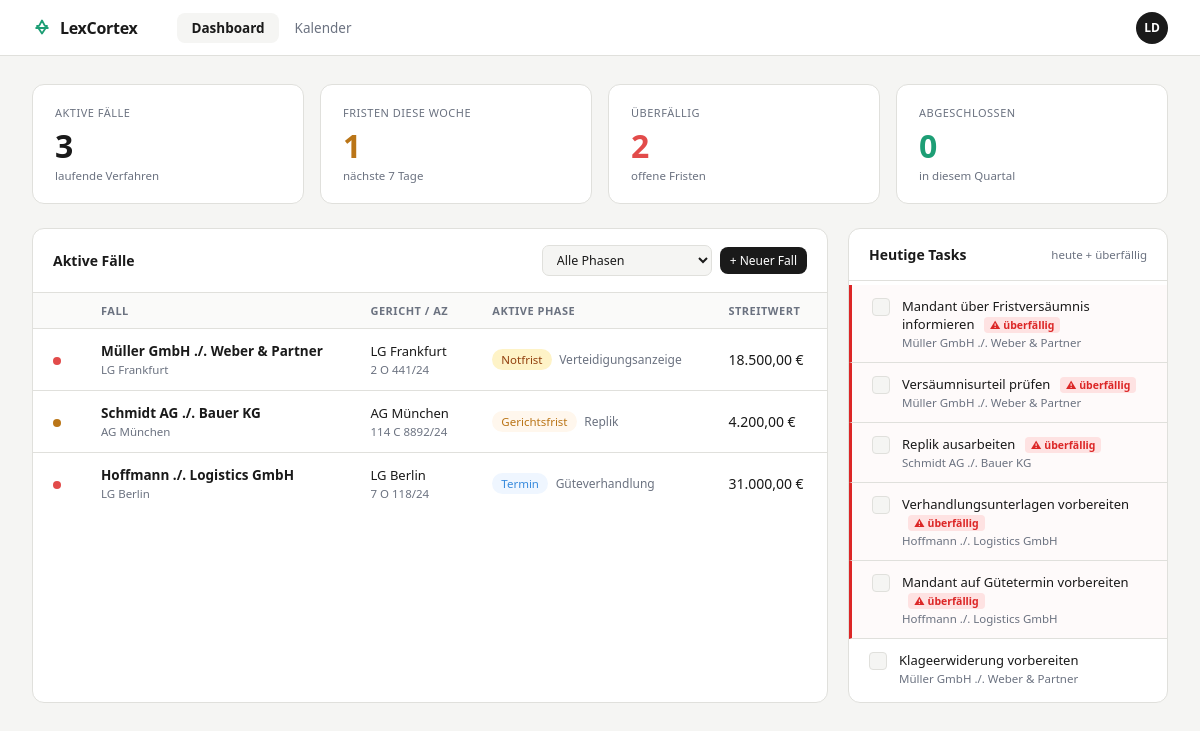
The page / on the database its author committed.
### tables this page shows
CREATE TABLE phases (
  id           INT AUTO_INCREMENT PRIMARY KEY,
  case_id      INT NOT NULL,
  title        VARCHAR(255) NOT NULL,
  phase_date   DATE,
  status       VARCHAR(50) DEFAULT 'pending',
  frist_type   VARCHAR(50),
  notes        TEXT,
  completed_at DATETIME,
  FOREIGN KEY (case_id) REFERENCES cases(id) ON DELETE CASCADE
);

CREATE TABLE cases (
  id           INT AUTO_INCREMENT PRIMARY KEY,
  klaeger      VARCHAR(255) NOT NULL,
  beklagter    VARCHAR(255) NOT NULL,
  gericht      VARCHAR(255) NOT NULL,
  streitwert   DECIMAL(10,2) NOT NULL,
  aktenzeichen VARCHAR(100),
  status       VARCHAR(50) DEFAULT 'aktiv',
  created_at   DATETIME DEFAULT CURRENT_TIMESTAMP
);

CREATE TABLE tasks (
  id           INT AUTO_INCREMENT PRIMARY KEY,
  case_id      INT NOT NULL,
  phase_id     INT,
  beschreibung VARCHAR(255) NOT NULL,
  deadline     DATE NOT NULL,
  start_date   DATE DEFAULT NULL,
  erledigt     BOOLEAN DEFAULT FALSE,
  FOREIGN KEY (case_id)  REFERENCES cases(id)  ON DELETE CASCADE,
  FOREIGN KEY (phase_id) REFERENCES phases(id) ON DELETE SET NULL
);

### index.php (the view, shortened to what this page needs)
<?php
$db = getDB();
$aktive      = $db->query("SELECT COUNT(*) FROM cases WHERE status = 'aktiv'")->fetchColumn();
$abgeschl    = $db->query("SELECT COUNT(*) FROM cases WHERE status = 'abgeschlossen'")->fetchColumn();
$ueberfaellig = $db->query("SELECT COUNT(*) FROM deadlines WHERE deadline_date < CURDATE() AND erledigt = 0")->fetchColumn();
$diese_woche  = $db->query("SELECT COUNT(*) FROM deadlines WHERE deadline_date BETWEEN CURDATE() AND DATE_ADD(CURDATE(), INTERVAL 7 DAY) AND erledigt = 0")->fetchColumn();
$cases = $db->query("
    SELECT c.*,
           p.title      AS phase_title,
           p.frist_type AS phase_frist,
           p.status     AS phase_status,
           p.phase_date AS phase_date
    FROM cases c
    LEFT JOIN phases p ON p.case_id = c.id AND p.status = 'active'
    WHERE c.status = 'aktiv'
    ORDER BY c.created_at DESC
")->fetchAll();
$today_tasks = $db->query("
    SELECT t.*, c.klaeger, c.beklagter,
           DATEDIFF(t.deadline, CURDATE()) AS days_until_deadline
    FROM tasks t
    JOIN cases c ON c.id = t.case_id
    WHERE t.start_date <= CURDATE() AND t.erledigt = 0
    ORDER BY t.deadline ASC
    LIMIT 6
")->fetchAll();
function urgencyDot(string $phaseDate = null, string $phaseStatus = null): string {
    if ($phaseStatus === 'active' && $phaseDate) {
        $diff = (new DateTime($phaseDate))->diff(new DateTime())->days;
        if ((new DateTime($phaseDate)) < new DateTime()) return 'red';
        if ($diff <= 7) return 'orange';
    }
    return 'green';
}
function fristBadge(?string $fristType, string $phaseStatus): string {
    if ($phaseStatus === 'active' && $fristType) {
        $map = [
            'notfrist'      => ['badge-notfrist',      'Notfrist'],
            'gerichtsfrist' => ['badge-gerichtsfrist',  'Gerichtsfrist'],
            'termin'        => ['badge-termin',         'Termin'],
            'schluessel'    => ['badge-schluessel',     'Schlüsseldatum'],
            'urteil'        => ['badge-urteil',         'Urteil'],
        ];
        [$cls, $label] = $map[$fristType] ?? ['badge-active', $fristType];
        return "<span class='badge {$cls}'>{$label}</span>";
    }
    return "<span class='badge badge-pending'>—</span>";
}
?>
<!DOCTYPE html>
<html lang="de">
<head>
  <link rel="stylesheet" href="css/style.css">
</head>
<body>
<nav>
  <a class="nav-logo" href="index.php">
    <svg width="20" height="20" viewBox="0 0 24 24" fill="none" stroke="currentColor" stroke-width="2.2" stroke-linecap="round" stroke-linejoin="round">
      <path d="M12 3l3.5 6.5H18l-6 9-6-9h2.5L12 3z"/>
      <line x1="5" y1="12" x2="19" y2="12"/>
    </svg>
    LexCortex
  </a>
  <div class="nav-tabs">
    <button class="nav-tab active" id="tab-dashboard" onclick="showTab('dashboard')">Dashboard</button>
    <button class="nav-tab"        id="tab-calendar"  onclick="showTab('calendar')">Kalender</button>
  </div>
  <div class="nav-avatar">LD</div>
</nav>
<div class="page active" id="page-dashboard">
  <div class="metrics-grid">
    <div class="metric-card">
      <div class="metric-label">Aktive Fälle</div>
      <div class="metric-value"><?= $aktive ?></div>
      <div class="metric-sub">laufende Verfahren</div>
    </div>
    <div class="metric-card c-orange">
      <div class="metric-label">Fristen diese Woche</div>
      <div class="metric-value"><?= $diese_woche ?></div>
      <div class="metric-sub">nächste 7 Tage</div>
    </div>
    <div class="metric-card c-red">
      <div class="metric-label">Überfällig</div>
      <div class="metric-value"><?= $ueberfaellig ?></div>
      <div class="metric-sub">offene Fristen</div>
    </div>
    <div class="metric-card c-green">
      <div class="metric-label">Abgeschlossen</div>
      <div class="metric-value"><?= $abgeschl ?></div>
      <div class="metric-sub">in diesem Quartal</div>
    </div>
  </div>
  <div class="main-grid">
    <div class="card">
      <div class="card-header">
        <span class="card-title">Aktive Fälle</span>
        <div style="display:flex;gap:8px;align-items:center;">
          <select class="filter" id="phase-filter">
            <option value="">Alle Phasen</option>
          </select>
          <button class="btn btn-primary btn-sm" onclick="document.getElementById('modal-overlay').classList.add('open')">+ Neuer Fall</button>
        </div>
      </div>
      <table class="cases-table">
        <thead>
          <tr>
            <th style="width:20px;"></th>
            <th>Fall</th>
            <th>Gericht / AZ</th>
            <th>Aktive Phase</th>
            <th>Streitwert</th>
          </tr>
        </thead>
        <tbody id="cases-tbody">
          <?php foreach ($cases as $c): ?>
          <?php
            $dot   = urgencyDot($c['phase_date'], $c['phase_status']);
            $badge = fristBadge($c['phase_frist'], $c['phase_status'] ?? '');
          ?>
          <tr data-phase="<?= htmlspecialchars($c['phase_title'] ?? '') ?>"
              onclick="window.location='case_detail.php?id=<?= $c['id'] ?>'">
            <td><span class="dot <?= $dot ?>"></span></td>
            <td>
              <div class="case-name"><?= htmlspecialchars($c['klaeger']) ?> ./. <?= htmlspecialchars($c['beklagter']) ?></div>
              <div class="case-meta"><?= htmlspecialchars($c['gericht']) ?></div>
            </td>
            <td>
              <div style="font-size:13px;"><?= htmlspecialchars($c['gericht']) ?></div>
              <div class="case-meta"><?= htmlspecialchars($c['aktenzeichen'] ?? '—') ?></div>
            </td>
            <td>
              <?= $badge ?>
              <?php if ($c['phase_title']): ?>
              <span style="font-size:12px;color:var(--muted);margin-left:4px;"><?= htmlspecialchars($c['phase_title']) ?></span>
              <?php endif; ?>
            </td>
            <td><span class="amount"><?= number_format($c['streitwert'], 2, ',', '.') ?> €</span></td>
          </tr>
          <?php endforeach; ?>
        </tbody>
      </table>
    </div>
    <div class="card">
      <div class="card-header">
        <span class="card-title">Heutige Tasks</span>
        <span style="font-size:11.5px;color:var(--muted);">heute + überfällig</span>
      </div>
      <div class="task-list">
        <?php foreach ($today_tasks as $t):
          $daysLeft = (int)$t['days_until_deadline'];
          if ($daysLeft < 0)      $warnClass = 'task-overdue';
          elseif ($daysLeft <= 3) $warnClass = 'task-warn';
          else                    $warnClass = '';
        ?>
        <div class="task-item <?= $warnClass ?>" id="task-<?= $t['id'] ?>">
          <div class="task-checkbox <?= $t['erledigt'] ? 'done' : '' ?>"
               onclick="completeTask(<?= $t['id'] ?>, this)"
               title="Als erledigt markieren">
          </div>
          <div class="task-info">
            <div class="task-desc <?= $t['erledigt'] ? 'done' : '' ?>">
              <?= htmlspecialchars($t['beschreibung']) ?>
              <?php if ($daysLeft <= 3 && $daysLeft >= 0): ?>
              <span class="task-deadline-badge">⚡ <?= $daysLeft ?> Tage</span>
              <?php elseif ($daysLeft < 0): ?>
              <span class="task-deadline-badge overdue">⚠ überfällig</span>
              <?php endif; ?>
            </div>
            <div class="task-case"><?= htmlspecialchars($t['klaeger']) ?> ./. <?= htmlspecialchars($t['beklagter']) ?></div>
          </div>
        </div>
        <?php endforeach; ?>
      </div>
    </div>
  </div>
</div>
</body>
</html>

### rows shown on the page
phases: case.klaeger "Müller GmbH", case.beklagter "Weber & Partner", case.gericht "LG Frankfurt", case.aktenzeichen "2 O 441/24", label "Notfrist", title "Verteidigungsanzeige", case.streitwert "18.500,00"
phases: case.klaeger "Schmidt AG", case.beklagter "Bauer KG", case.gericht "AG München", case.aktenzeichen "114 C 8892/24", label "Gerichtsfrist", title "Replik", case.streitwert "4.200,00"
phases: case.klaeger "Hoffmann", case.beklagter "Logistics GmbH", case.gericht "LG Berlin", case.aktenzeichen "7 O 118/24", label "Termin", title "Güteverhandlung", case.streitwert "31.000,00"
tasks: erledigt 0 (drawn), beschreibung "Mandant über Fristversäumnis informieren", shows "⚠ überfällig", case.klaeger "Müller GmbH", case.beklagter "Weber & Partner"
tasks: erledigt 0 (drawn), beschreibung "Versäumnisurteil prüfen", shows "⚠ überfällig", case.klaeger "Müller GmbH", case.beklagter "Weber & Partner"
tasks: erledigt 0 (drawn), beschreibung "Replik ausarbeiten", shows "⚠ überfällig", case.klaeger "Schmidt AG", case.beklagter "Bauer KG"
tasks: erledigt 0 (drawn), beschreibung "Verhandlungsunterlagen vorbereiten", shows "⚠ überfällig", case.klaeger "Hoffmann", case.beklagter "Logistics GmbH"
tasks: erledigt 0 (drawn), beschreibung "Mandant auf Gütetermin vorbereiten", shows "⚠ überfällig", case.klaeger "Hoffmann", case.beklagter "Logistics GmbH"
tasks: erledigt 0 (drawn), beschreibung "Klageerwiderung vorbereiten", case.klaeger "Müller GmbH", case.beklagter "Weber & Partner"

### other values the page prints
$aktive "3"
$diese_woche "1"
$ueberfaellig "2"
$abgeschl "0"
